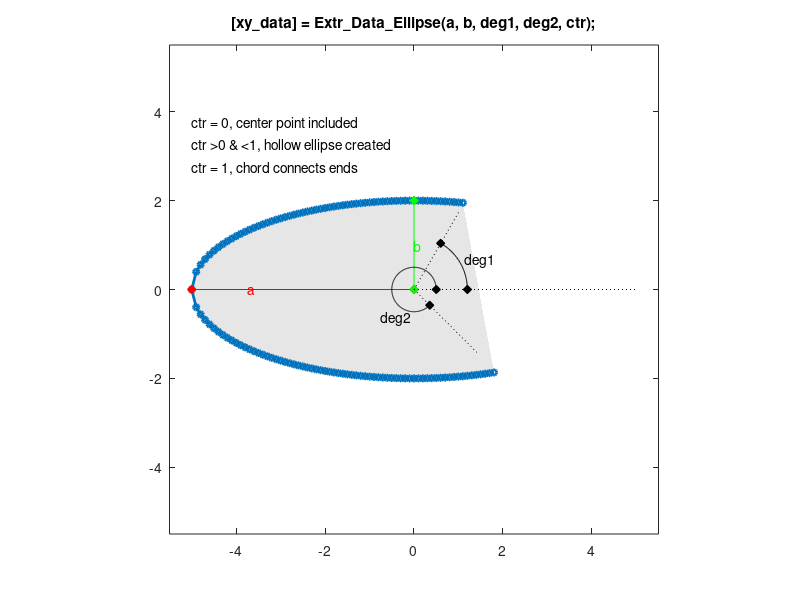

MATLAB code to generate this figure:
function [xy_data] = Extr_Data_Ellipse(a, b, deg1, deg2, ctr, varargin)
%Extr_Data_Ellipse Produce extrusion data for an ellipse.
%   [xy_data] = Extr_Data_Ellipse(a, b, deg1, deg2, ctr, varargin)
%   This function returns x-y data for a ring.
%   You can specify:
%       Radius 1        a
%       Radius 2        b
%       Start angle     deg1
%       Finish angle	deg2
%       Include Center	ctr
%
%   To see a plot showing parameter values, enter the name
%   of the function with no arguments
%   >> Extr_Data_Ellipse
%
%   To see a plot created with your parameter values,
%   add 'plot' as the final argument
%   >> Extr_Data_Ellipse(5,2,60,315,1,'plot')

% Copyright 2012-2024 The MathWorks, Inc.

% Default data to show diagram
if (nargin == 0)
    a = 5;
    b = 2;
    deg1 = 60;
    deg2 = 315;
    ctr = 1;
end

% Check if plot should be produced
if (isempty(varargin))
    showplot = 'n';
else
    showplot = varargin;
end

% Calculate quarter of ellipse
xdata = a:-a/50:0;
for i=1:length(xdata)
    ydata(i) = b/a*sqrt(a^2-xdata(i)^2);
end

% Full outer ellipse
xy_data = [xdata -fliplr(xdata(1:end-1)) -xdata(2:end) fliplr(xdata(1:end-1)); ydata fliplr(ydata(1:end-1)) -ydata(2:end) -fliplr(ydata(1:end-1))]';

% Determine start and stop
angles = unwrap(atan2(xy_data(:,2),xy_data(:,1)))*180/pi;
start = find(angles>=deg1);
start_ind = start(1);
finish = find(angles<=deg2);
finish_ind = finish(end);

% Determine connection between start and finish
if (ctr == 0)
    xy_data = [0 0; xy_data(start_ind:finish_ind,:)];
elseif (ctr == 1)
    xy_data = [xy_data(start_ind:finish_ind,:)];
else
    xy_data = [xy_data(start_ind:finish_ind,:);flipud(xy_data(start_ind:finish_ind,:))*ctr];
end

% Plot diagram to show parameters and extrusion
if (nargin == 0 || strcmpi(showplot,'plot'))
    
    % Figure name
    figString = ['h1_' mfilename];
    % Only create a figure if no figure exists
    figExist = 0;
    fig_hExist = evalin('base',['exist(''' figString ''')']);
    if (fig_hExist)
        figExist = evalin('base',['ishandle(' figString ') && strcmp(get(' figString ', ''type''), ''figure'')']);
    end
    if ~figExist
        fig_h = figure('Name',figString);
        assignin('base',figString,fig_h);
    else
        fig_h = evalin('base',figString);
    end
    figure(fig_h)
    clf(fig_h)
    
    
    % Plot extrusion
    patch(xy_data(:,1),xy_data(:,2),[1 1 1]*0.90,'EdgeColor','none');
    hold on
    plot(xy_data(:,1),xy_data(:,2),'-','Marker','o','MarkerSize',4,'LineWidth',2);
    
    %    plot(xy_data(:,1),xy_data(:,2),'-','Marker','.','MarkerSize',12,'LineWidth',1.5);
    axis('equal');
    axis([-1.1 1.1 -1.1 1.1]*max(a,b));
    
    % Show parameters
    hold on
    
    a_label_ang = 180;
    b_label_ang = 90;
    plot([0 a*(cos(a_label_ang*pi/180))],[0 a*(sin(a_label_ang*pi/180))],'r-d','MarkerFaceColor','r');
    text(cos(a_label_ang*pi/180)*0.75*a,sin(a_label_ang*pi/180)*0.75*a,'{\color{red}a}');
    
    plot([0 b*(cos(b_label_ang*pi/180))],[0 b*(sin(b_label_ang*pi/180))],'g-d','MarkerFaceColor','g');
    text(cos(b_label_ang*pi/180)*0.5*b,sin(b_label_ang*pi/180)*0.5*b,'{\color{green}b}');
    
    plot([0 a],[0 0],'k:');
    plot([0 b*cos(deg1*pi/180)],[0 b*sin(deg1*pi/180)],'k:');
    plot([0 b*cos(deg2*pi/180)],[0 b*sin(deg2*pi/180)],'k:');
    
    arc1_r = 0.6*b;
    arc1 = [(0:1:deg1)]'*pi/180;
    plot(cos(arc1)*arc1_r,sin(arc1)*arc1_r,'k-');
    plot(cos(arc1(1))*arc1_r,sin(arc1(1))*arc1_r,'kd','MarkerFaceColor','k');
    plot(cos(arc1(end))*arc1_r,sin(arc1(end))*arc1_r,'kd','MarkerFaceColor','k');
    text(cos(deg1/2*pi/180)*arc1_r*1.1,sin(deg1/2*pi/180)*arc1_r*1.1,'deg1');
    
    arc2_r = 0.25*b;
    arc2 = [(0:1:deg2)]'*pi/180;
    plot(cos(arc2)*arc2_r,sin(arc2)*arc2_r,'k-');
    plot(cos(arc2(1))*arc2_r,sin(arc2(1))*arc2_r,'kd','MarkerFaceColor','k');
    plot(cos(arc2(end))*arc2_r,sin(arc2(end))*arc2_r,'kd','MarkerFaceColor','k');
    text(cos(0.7*deg2*pi/180)*arc2_r*2,sin(0.7*deg2*pi/180)*arc2_r*2,'deg2');
    
    text(-a,0.75*a,'ctr = 0, center point included');
    text(-a,0.65*a,'ctr >0 & <1, hollow ellipse created');
    text(-a,0.55*a,'ctr = 1, chord connects ends');
    
    title(['[xy\_data] = Extr\_Data\_Ellipse(a, b, deg1, deg2, ctr);']);
    hold off
    box on
    clear xy_data
end
